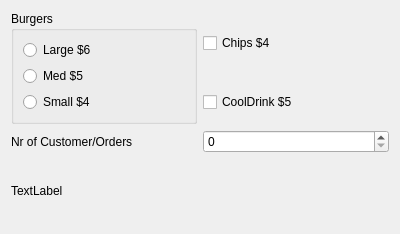
<?xml version="1.0" encoding="UTF-8"?>
<ui version="4.0">
 <class>Form</class>
 <widget class="QWidget" name="Form">
  <property name="geometry">
   <rect>
    <x>0</x>
    <y>0</y>
    <width>400</width>
    <height>234</height>
   </rect>
  </property>
  <property name="windowTitle">
   <string>Form</string>
  </property>
  <layout class="QGridLayout" name="gridLayout">
   <item row="0" column="0" rowspan="2">
    <widget class="QGroupBox" name="groupBox">
     <property name="title">
      <string>Burgers</string>
     </property>
     <layout class="QVBoxLayout" name="verticalLayout">
      <item>
       <widget class="QRadioButton" name="radLarge">
        <property name="text">
         <string>Large $6</string>
        </property>
       </widget>
      </item>
      <item>
       <widget class="QRadioButton" name="radMed">
        <property name="text">
         <string>Med $5</string>
        </property>
       </widget>
      </item>
      <item>
       <widget class="QRadioButton" name="radSmall">
        <property name="text">
         <string>Small $4</string>
        </property>
       </widget>
      </item>
     </layout>
    </widget>
   </item>
   <item row="3" column="0">
    <widget class="QLabel" name="lblTotal">
     <property name="text">
      <string>TextLabel</string>
     </property>
    </widget>
   </item>
   <item row="0" column="1">
    <widget class="QCheckBox" name="chkChips">
     <property name="text">
      <string>Chips $4</string>
     </property>
    </widget>
   </item>
   <item row="1" column="1">
    <widget class="QCheckBox" name="chkCooldrink">
     <property name="text">
      <string>CoolDrink $5</string>
     </property>
    </widget>
   </item>
   <item row="2" column="1">
    <widget class="QSpinBox" name="spinbox"/>
   </item>
   <item row="2" column="0">
    <widget class="QLabel" name="label_2">
     <property name="text">
      <string>Nr of Customer/Orders</string>
     </property>
    </widget>
   </item>
  </layout>
 </widget>
 <resources/>
 <connections/>
</ui>
